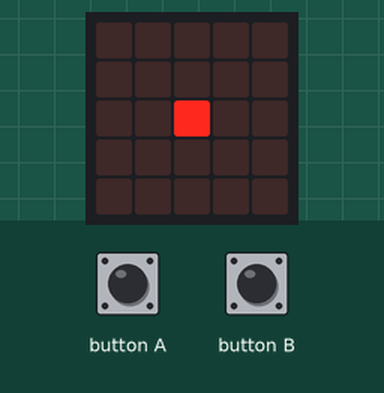
Bench run of a program on a simulated BBC micro:bit running MicroPython. Parts: the board's 5×5 LED display. The inputs (shaded band) are chosen by the test bench.

Above: at 1.2 s.
1.3 s: button A pressed for 0.15 s
At 1.8 s:
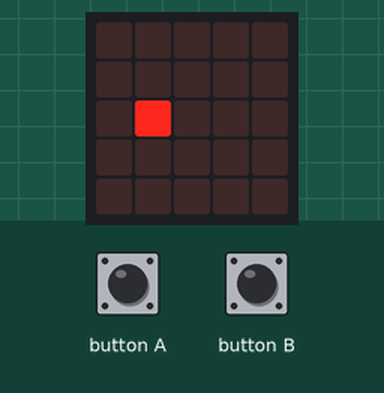
3.0 s: button B pressed for 0.15 s
At 4.2 s:
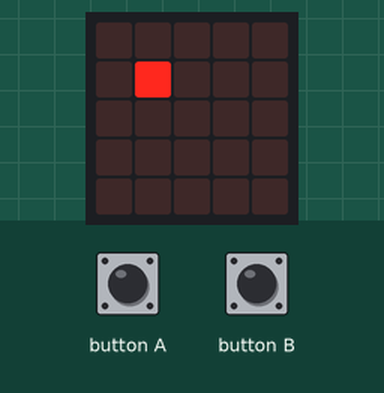
4.6 s: button A pressed for 1 s
At 6.0 s:
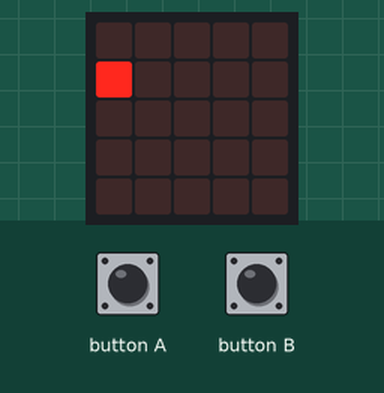
7.1 s: button B pressed for 1 s
At 8.1 s:
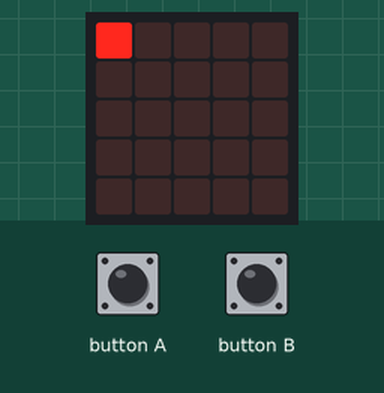
9.6 s: button A pressed for 0.15 s
At 11.2 s:
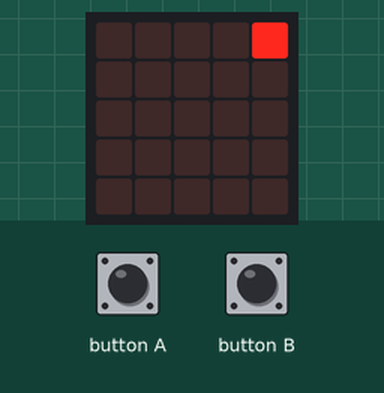
11.5 s: button B pressed for 0.15 s
At 12.6 s:
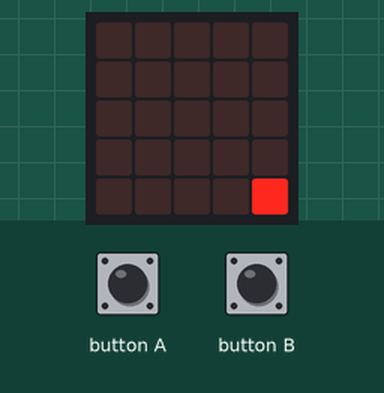
Timing chart, 0 to 14.1 s (numbered marks = the images above; inputs shaded):
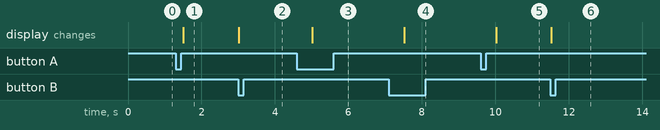

Measured:
- after the input at 1.3 s, the display: changes after 0.20 s (image 1)
- after the input at 3.0 s, the display: changes at once (image 2)
- after the input at 4.6 s, the display: changes after 0.41 s (image 3)
- after the input at 7.1 s, the display: changes after 0.42 s (image 4)
- after the input at 9.6 s, the display: changes after 0.42 s (image 5)
- after the input at 11.5 s, the display: changes at once (image 6)

The program:

moving.py
```python
import microbit

def create_image(screen):
    result = ""
    for y in range(5):
        row = ""
        for x in range(5):
            row += str(screen[y][x])
        result += row + ":"
    return microbit.Image(result[:-1])

screen = [
    [0, 0, 0, 0, 0],
    [0, 0, 0, 0, 0],
    [0, 0, 9, 0, 0],
    [0, 0, 0, 0, 0],
    [0, 0, 0, 0, 0],
]

# reset button click cache
microbit.button_a.was_pressed()
microbit.button_b.was_pressed()

x, y = 2, 2
while True:
    if microbit.button_a.was_pressed():
        screen[y][x] = 0
        x = x - 1 if x - 1 >= 0 else 4
        screen[y][x] = 9
    if microbit.button_b.was_pressed():
        screen[y][x] = 0
        y = y - 1 if y - 1 >= 0 else 4
        screen[y][x] = 9

    img = create_image(screen)
    microbit.display.show(img)
    microbit.sleep(500)
```
